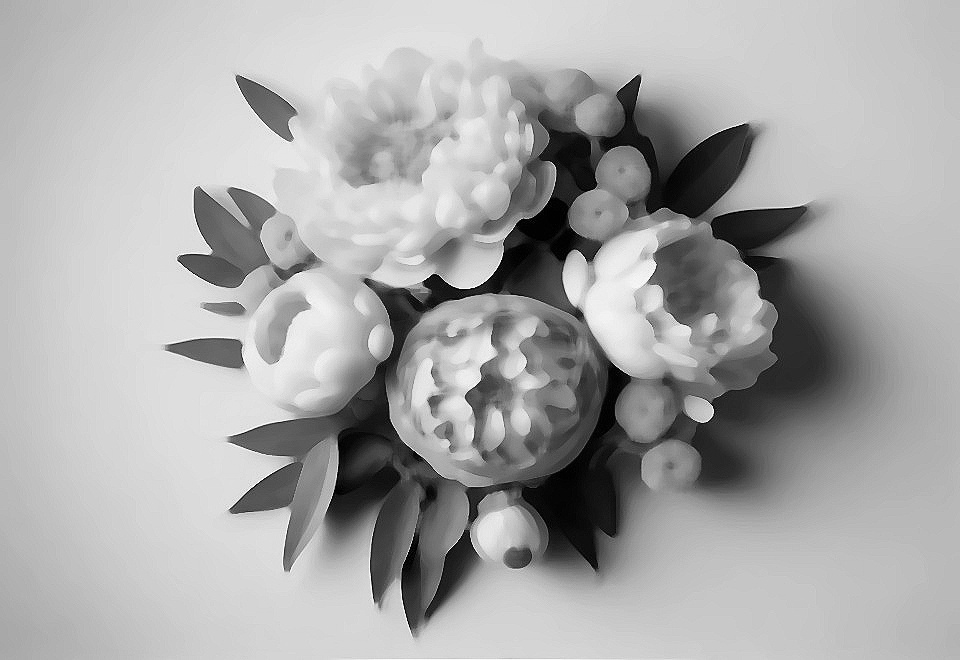
#> input picture Components/60tv/ip.jpg, 960 x 660 px
$ python -i src.py   (imports and definitions only)
#> lines starting #> are read from the running program, lines starting #| are printed output that depends on the picture
#> further down, picture is the input picture: shape (660, 960, 3); min 0, max 255, mean 168.9
import cv2
import numpy as np
# import matplotlib.pyplot as plt

def gamma_function(channel, gamma):
#> called with gamma = 1.25
    invGamma = 1/gamma
    table = np.array([((i / 255.0) ** invGamma) * 255
                      for i in np.arange(0, 256)]).astype("uint8")
    channel = cv2.LUT(channel, table)
    return channel

def winter_filter(image):
    # If image does not have 3 channels (BGR)
    if image.ndim != 3 or image.shape[2] != 3:
        try:
            # Convert to BGR
            image = cv2.cvtColor(image, cv2.COLOR_GRAY2BGR)
        except Exception as e:
            # Return exception if image is neither grayscale nor colored
            return e
    image[:, :, 0] = gamma_function(image[:, :, 0], 1.25)
    image[:, :, 2] = gamma_function(image[:, :, 2], 0.75)
#> call 2 of gamma_function, with gamma = 0.75
#> in gamma_function (call 2), `channel = cv2.LUT(channel, table)`:
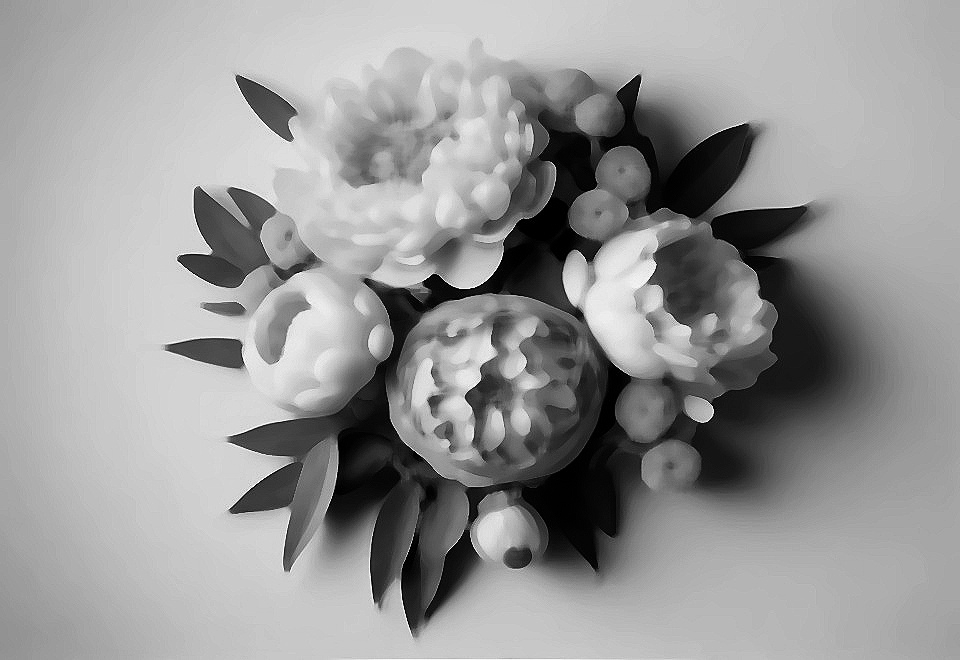
#> channel: shape (660, 960); min 0, max 255, mean 151.4
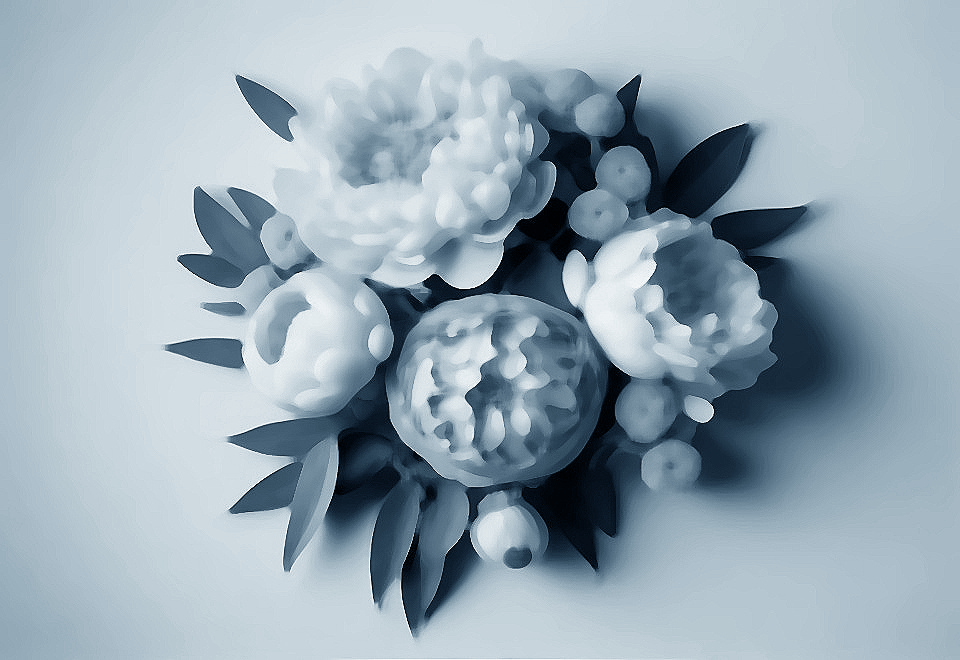
#> image: shape (660, 960, 3); mean B, G, R 180.3, 168.9, 151.4
    hsv = cv2.cvtColor(image, cv2.COLOR_BGR2HSV)
#> hsv: shape (660, 960, 3); mean H, S, V 101.6, 55.5, 180.3
    hsv[:, :, 1] = gamma_function(hsv[:, :, 1], 0.8)
#> call 3 of gamma_function, with gamma = 0.8
#> in gamma_function (call 3), `channel = cv2.LUT(channel, table)`:
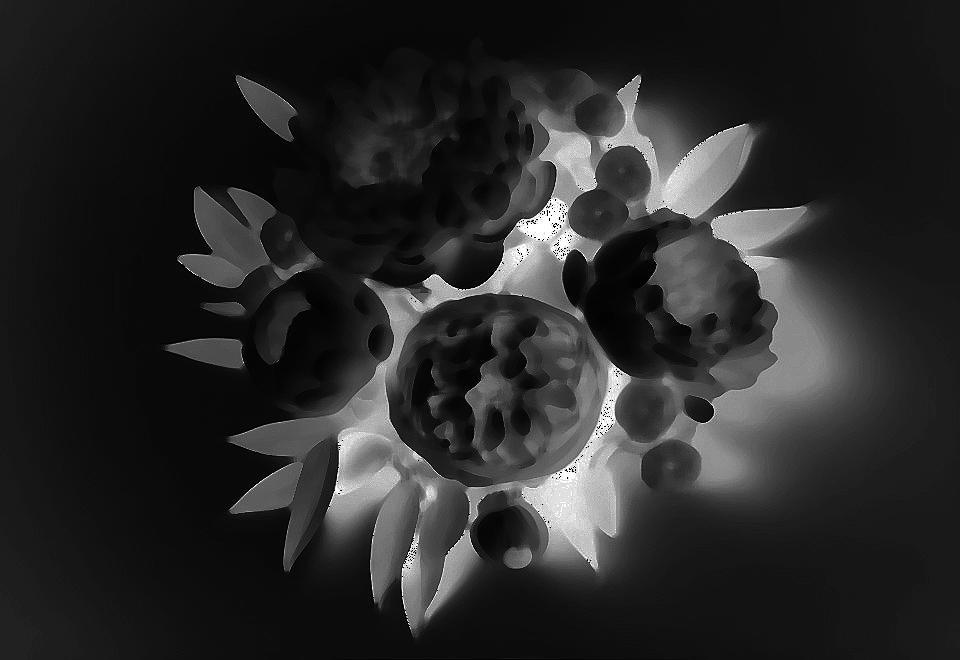
#> channel: shape (660, 960); min 0, max 255, mean 41
#> hsv: shape (660, 960, 3); mean H, S, V 101.6, 41, 180.3
    winter_image = cv2.cvtColor(hsv, cv2.COLOR_HSV2BGR)

    return winter_image

>>> import cv2
>>> picture = cv2.imread('../../../60tv/ip.jpg')
>>> result = winter_filter(picture)
